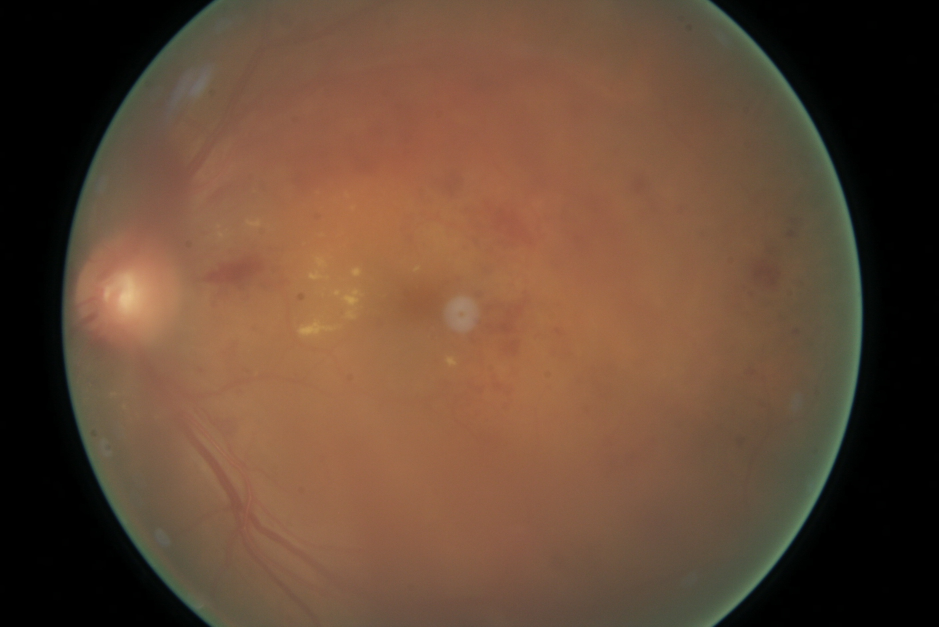
#> input picture data_proc/eye_preprocess/original_img/116_right.jpeg, 2816 x 1880 px (shown at 1/3 size)
$ python -i fundus_prep.py   (imports and definitions only)
#> lines starting #> are read from the running program, lines starting #| are printed output that depends on the picture; after the words box and inside, x2 and y2 are one past the last pixel; in counts of white or black regions, pixels touching at a corner belong together
import numpy as np
import os
import cv2


# [24 lines left out: functions imread, imwrite, fold_dir, not called in this run]


def get_mask_BZ(img):
    if img.ndim==3:
        gray_img = cv2.cvtColor(img, cv2.COLOR_BGR2GRAY)
    else:
        gray_img = img
    threhold = np.mean(gray_img)/3-5
    _, mask = cv2.threshold(gray_img, max(0,threhold), 1, cv2.THRESH_BINARY)
    nn_mask = np.zeros((mask.shape[0]+2,mask.shape[1]+2),np.uint8)
    new_mask = (1-mask).astype(np.uint8)
    #  cv::floodFill(Temp, Point(0, 0), Scalar(255));
    # _,new_mask,_,_ = cv2.floodFill(new_mask, nn_mask, [(0, 0),(0,new_mask.shape[0])], (0), cv2.FLOODFILL_MASK_ONLY)
    _,new_mask,_,_ = cv2.floodFill(new_mask, nn_mask, (0,0), (0), cv2.FLOODFILL_MASK_ONLY)
    _,new_mask,_,_ = cv2.floodFill(new_mask, nn_mask, (new_mask.shape[1]-1,new_mask.shape[0]-1), (0), cv2.FLOODFILL_MASK_ONLY)
    mask = mask + new_mask
    kernel = cv2.getStructuringElement(cv2.MORPH_RECT, (20,  20))
    mask = cv2.erode(mask, kernel)
    mask = cv2.dilate(mask, kernel)
    return mask


def _get_center_by_edge(mask):
    center=[0,0]
    x=mask.sum(axis=1)
    center[0]=np.where(x>x.max()*0.95)[0].mean()
    x=mask.sum(axis=0)
    center[1]=np.where(x>x.max()*0.95)[0].mean()
    return center


def _get_radius_by_mask_center(mask,center):
    mask=mask.astype(np.uint8)
    ksize=max(mask.shape[1]//400*2+1,3)
    kernel=cv2.getStructuringElement(cv2.MORPH_ELLIPSE,(ksize,ksize))
    mask=cv2.morphologyEx(mask, cv2.MORPH_GRADIENT, kernel)
    # radius=
    index=np.where(mask>0)
    d_int=np.sqrt((index[0]-center[0])**2+(index[1]-center[1])**2)
    b_count=np.bincount(np.ceil(d_int).astype(int))
    radius=np.where(b_count>b_count.max()*0.995)[0].max()
    return radius


def _get_circle_by_center_bbox(shape,center,bbox,radius):
    center_mask=np.zeros(shape=shape).astype('uint8')
    tmp_mask=np.zeros(shape=bbox[2:4])
    center_tmp=(int(center[0]),int(center[1]))
    center_mask=cv2.circle(center_mask,center_tmp[::-1],int(radius),(1),-1)
    # center_mask[bbox[0]:bbox[0]+bbox[2],bbox[1]:bbox[1]+bbox[3]]=tmp_mask
    # center_mask[bbox[0]:min(bbox[0]+bbox[2],center_mask.shape[0]),bbox[1]:min(bbox[1]+bbox[3],center_mask.shape[1])]=tmp_mask
    return center_mask


def get_mask(img):
    if img.ndim ==3:
        #raise 'image dim is not 3'
        g_img=cv2.cvtColor(img,cv2.COLOR_RGB2GRAY)
    elif img.ndim == 2:
        g_img =img.copy()
    else:
        raise ValueError('image dim is not 1 or 3!')
    h,w = g_img.shape
    shape=g_img.shape[0:2]
    g_img = cv2.resize(g_img,(0,0),fx = 0.5,fy = 0.5)
    tg_img=cv2.normalize(g_img, None, 0, 255, cv2.NORM_MINMAX)
    tmp_mask=get_mask_BZ(tg_img)
    center=_get_center_by_edge(tmp_mask)
    #bbox=_get_bbox_by_mask(tmp_mask)
    radius=_get_radius_by_mask_center(tmp_mask,center)
    #resize back
    center = [center[0]*2,center[1]*2]
    radius = int(radius*2)
    s_h = max(0,int(center[0] - radius))
    s_w = max(0, int(center[1] - radius))
    bbox = (s_h, s_w, min(h-s_h,2 * radius), min(w-s_w,2 * radius))
    tmp_mask=_get_circle_by_center_bbox(shape,center,bbox,radius)
    return tmp_mask,bbox,center,radius


def mask_image(img,mask):
    img[mask<=0,...]=0
    return img


# [48 lines left out: functions remove_back_area, supplemental_black_area, process_without_gb, not called in this run]

>>> import cv2
>>> picture = cv2.cvtColor(cv2.imread('original_img/116_right.jpeg'), cv2.COLOR_BGR2RGB)
>>> result = get_mask(picture)
#> in get_mask, `g_img=cv2.cvtColor(img,cv2.COLOR_RGB2GRAY)`:
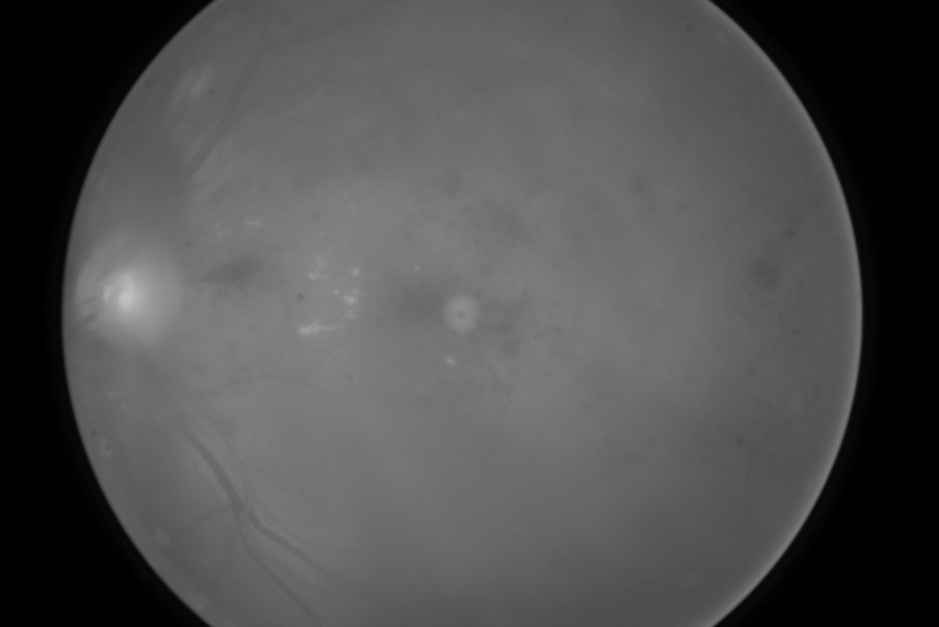
#> g_img: shape (1880, 2816) (shown at 1/3 size); min 0, max 197, mean 79.1
#> in get_mask, `tg_img=cv2.normalize(g_img, None, 0, 255, cv2.NORM_MINMAX)`:
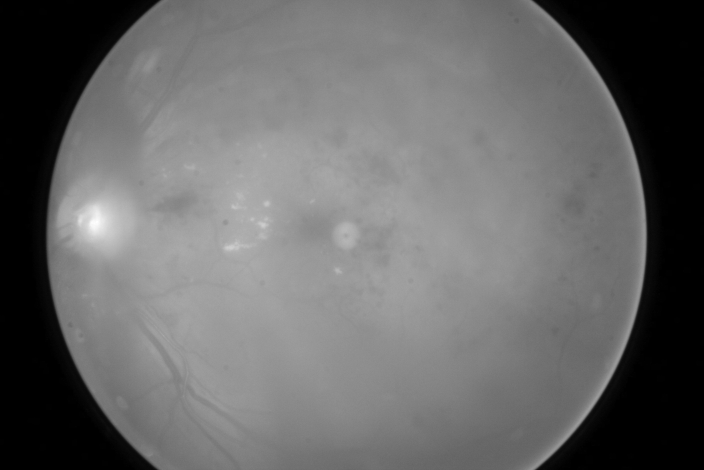
#> tg_img: shape (940, 1408) (shown at 1/2 size); min 0, max 255, mean 103
#> in get_mask_BZ, `threhold = np.mean(gray_img)/3-5`: threhold = 29.35
#> in get_mask_BZ, `_, mask = cv2.threshold(gray_img, max(0,threhold), 1, cv2.THRESH_BINARY)`:
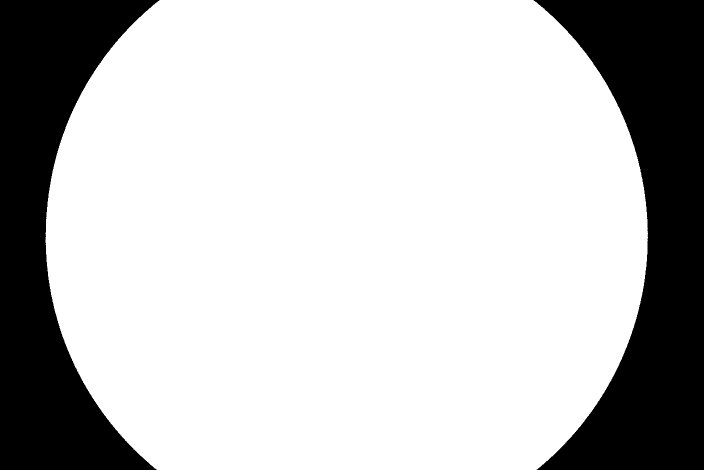
#> mask: shape (940, 1408) (shown at 1/2 size); values 0 (black) and 1 (white), 75.8% white; 2 black regions, box (x1, y1, x2, y2) and area: (1067, 0, 1408, 940) 170074, (0, 0, 319, 940) 149975
#> in get_mask_BZ, `_,new_mask,_,_ = cv2.floodFill(new_mask, nn_mask, (0,0), (0), cv2.FLOO..`:
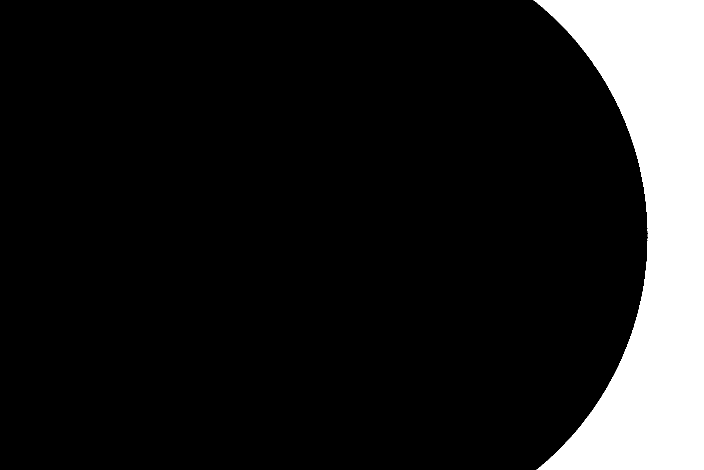
#> new_mask: shape (940, 1408) (shown at 1/2 size); values 0 (black) and 1 (white), 12.9% white; 1 white region, box (x1, y1, x2, y2) and area: (1067, 0, 1408, 940) 170074
#> in get_mask_BZ, `_,new_mask,_,_ = cv2.floodFill(new_mask, nn_mask, (new_mask.shape[1]-1..`: new_mask: shape (940, 1408); 12.85% of pixels changed, all inside (x1, y1, x2, y2) = (1067, 0, 1408, 940)
#> in get_mask_BZ, `mask = cv2.erode(mask, kernel)`: mask: shape (940, 1408); values 0 (black) and 1 (white), 73.8% white; 2 black regions, box (x1, y1, x2, y2) and area: (1058, 0, 1408, 940) 182829, (0, 0, 329, 940) 163663
#> in get_mask_BZ, `mask = cv2.dilate(mask, kernel)`:
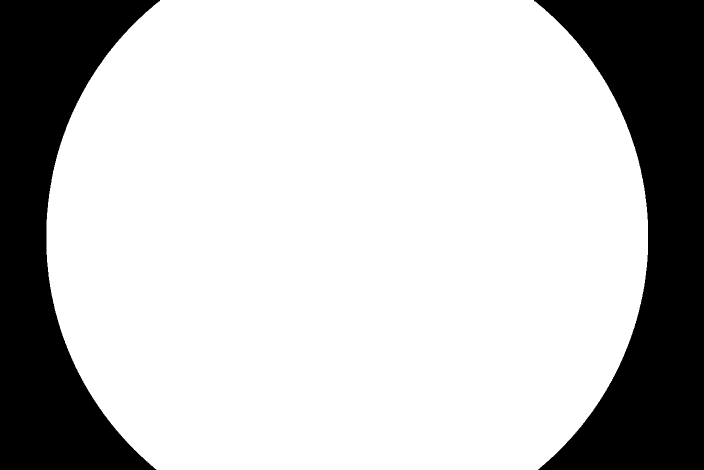
#> mask: shape (940, 1408) (shown at 1/2 size); values 0 (black) and 1 (white), 75.8% white; 2 black regions, box (x1, y1, x2, y2) and area: (1068, 0, 1408, 940) 169157, (0, 0, 320, 940) 150940
#> in _get_center_by_edge, `x=mask.sum(axis=1)`: x = 940 values, max 1203 at index 439, min 748 at index 0, mean 1067.5
#> in _get_center_by_edge, `x=mask.sum(axis=0)`: x = 1408 values, max 940 at index 320, min 0 at index 0, mean 712.7
#> in get_mask, `center=_get_center_by_edge(tmp_mask)`: center = [473, 693.5]
#> in _get_radius_by_mask_center, `mask=cv2.morphologyEx(mask, cv2.MORPH_GRADIENT, kernel)`:
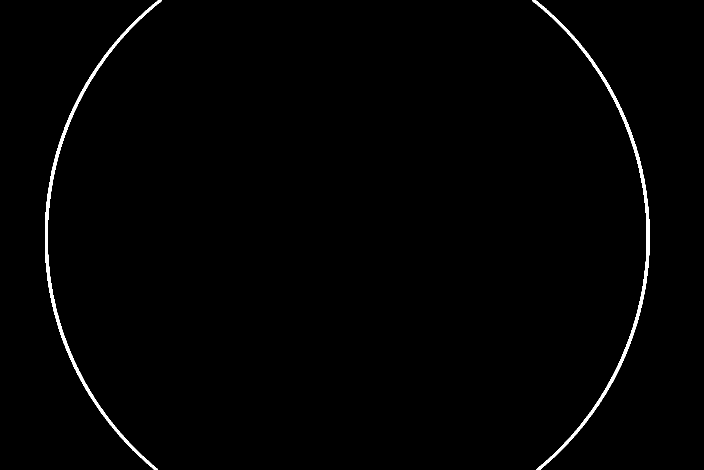
#> mask: shape (940, 1408) (shown at 1/2 size); values 0 (black) and 1 (white), 0.99% white; 2 white regions, box (x1, y1, x2, y2) and area: (90, 0, 323, 940) 6566, (1065, 0, 1299, 940) 6564
#> in _get_radius_by_mask_center, `index=np.where(mask>0)`: index = 13130 positions, rows 0 to 939, columns 90 to 1298
#> in _get_radius_by_mask_center, `d_int=np.sqrt((index[0]-center[0])**2+(index[1]-center[1])**2)`: d_int = 13130 values, max 605.9 at index 10389, min 598.3 at index 5917, mean 602.3
#> in _get_radius_by_mask_center, `b_count=np.bincount(np.ceil(d_int).astype(int))`: b_count = 607 values, max 2200 at index 603, min 0 at index 0, mean 21.63
#> in _get_radius_by_mask_center, `radius=np.where(b_count>b_count.max()*0.995)[0].max()`: radius = 603
#> in get_mask, `center = [center[0]*2,center[1]*2]`: center = [946, 1387]
#> in get_mask, `radius = int(radius*2)`: radius = 1206
#> in get_mask, `s_h = max(0,int(center[0] - radius))`: s_h = 0
#> in get_mask, `s_w = max(0, int(center[1] - radius))`: s_w = 181
#> in get_mask, `bbox = (s_h, s_w, min(h-s_h,2 * radius), min(w-s_w,2 * radius))`: bbox = (0, 181, 1880, 2412)
#> in _get_circle_by_center_bbox, `center_tmp=(int(center[0]),int(center[1]))`: center_tmp = (946, 1387)
#> in _get_circle_by_center_bbox, `center_mask=cv2.circle(center_mask,center_tmp[::-1],int(radius),(1),-1)`:
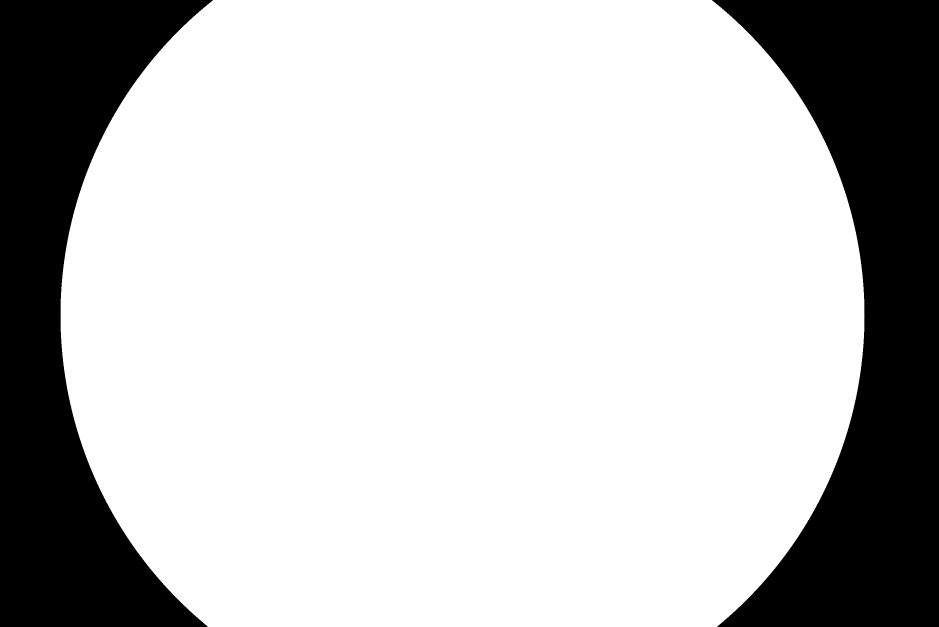
#> center_mask: shape (1880, 2816) (shown at 1/3 size); values 0 (black) and 1 (white), 75.9% white; 2 black regions, box (x1, y1, x2, y2) and area: (2136, 0, 2816, 1880) 675508, (0, 0, 639, 1880) 598428

$ run again, on data_proc/eye_preprocess/original_img/373_left.jpeg
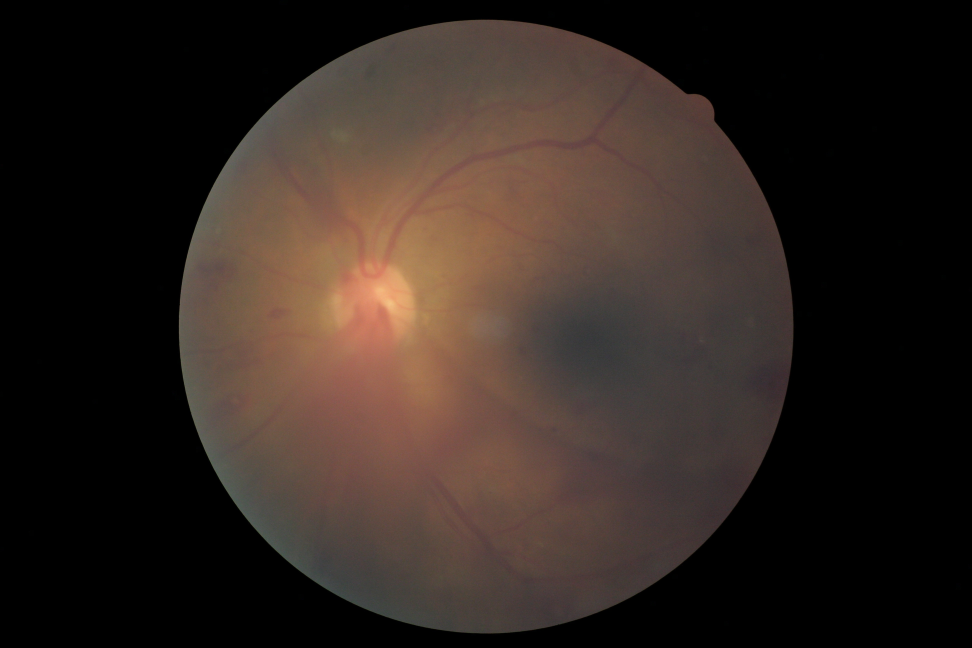
#> input picture data_proc/eye_preprocess/original_img/373_left.jpeg, 3888 x 2592 px (shown at 1/4 size)
#> threhold = 11.88
#> in get_mask_BZ, `mask = cv2.dilate(mask, kernel)`:
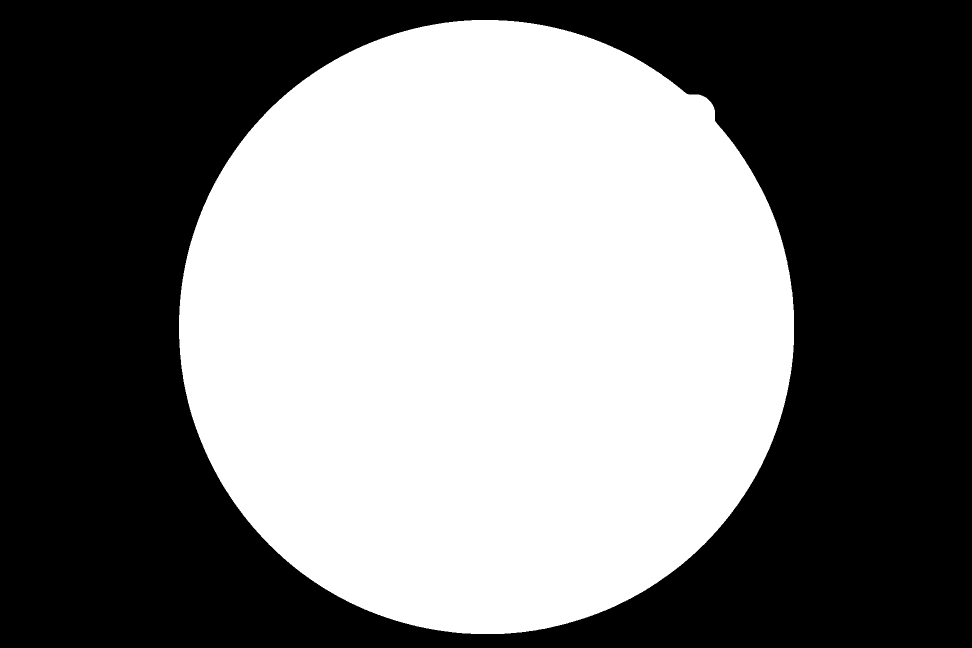
#> mask: shape (1296, 1944) (shown at 1/2 size); values 0 (black) and 1 (white), 47.2% white; 1 white region, box (x1, y1, x2, y2) and area: (358, 40, 1588, 1268) 1188660
#> in _get_center_by_edge, `x=mask.sum(axis=1)`: x = 1296 values, max 1230 at index 630, min 0 at index 0, mean 917.2
#> in _get_center_by_edge, `x=mask.sum(axis=0)`: x = 1944 values, max 1228 at index 943, min 0 at index 0, mean 611.5
#> in get_mask, `center=_get_center_by_edge(tmp_mask)`: center = [653, 972]
#> in _get_radius_by_mask_center, `mask=cv2.morphologyEx(mask, cv2.MORPH_GRADIENT, kernel)`:
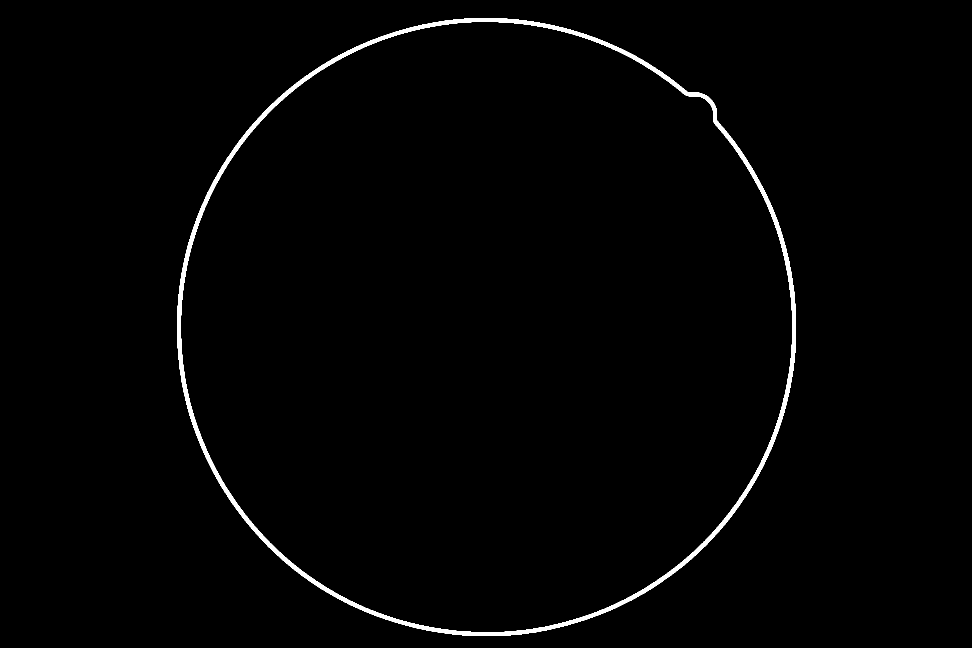
#> mask: shape (1296, 1944) (shown at 1/2 size); values 0 (black) and 1 (white), 1.3% white; 1 white region, box (x1, y1, x2, y2) and area: (354, 36, 1592, 1272) 31566
#> index = 31566 positions, rows 36 to 1271, columns 354 to 1591
#> b_count = 641 values, max 3838 at index 615, min 0 at index 0, mean 49.24
#> in _get_radius_by_mask_center, `radius=np.where(b_count>b_count.max()*0.995)[0].max()`: radius = 615
#> in get_mask, `center = [center[0]*2,center[1]*2]`: center = [1306, 1944]
#> in get_mask, `radius = int(radius*2)`: radius = 1230
#> s_h = 76
#> s_w = 714
#> bbox = (76, 714, 2460, 2460)
#> center_tmp = (1306, 1944)
#> center_mask: shape (2592, 3888); values 0 (black) and 1 (white), 47.2% white; 1 white region, box (x1, y1, x2, y2) and area: (714, 76, 3175, 2537) 4752845
